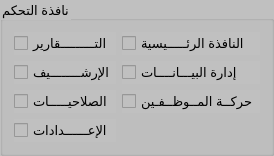
                       <widget class="QGroupBox" name="groupBox_18">
                        <property name="maximumSize">
                         <size>
                          <width>700</width>
                          <height>400</height>
                         </size>
                        </property>
                        <property name="font">
                         <font>
                          <pointsize>10</pointsize>
                         </font>
                        </property>
                        <property name="styleSheet">
                         <string notr="true">background-color: rgb(192, 192, 192);</string>
                        </property>
                        <property name="title">
                         <string>نافذة التحكم</string>
                        </property>
                        <layout class="QGridLayout" name="gridLayout_23">
                         <item row="0" column="0">
                          <widget class="QCheckBox" name="checkBox_432">
                           <property name="font">
                            <font>
                             <pointsize>10</pointsize>
                            </font>
                           </property>
                           <property name="text">
                            <string>التـــــــــقارير</string>
                           </property>
                          </widget>
                         </item>
                         <item row="0" column="1">
                          <widget class="QCheckBox" name="checkBox_435">
                           <property name="font">
                            <font>
                             <pointsize>10</pointsize>
                            </font>
                           </property>
                           <property name="text">
                            <string>النافذة الرئـــــيسية</string>
                           </property>
                          </widget>
                         </item>
                         <item row="1" column="0">
                          <widget class="QCheckBox" name="checkBox_433">
                           <property name="font">
                            <font>
                             <pointsize>10</pointsize>
                            </font>
                           </property>
                           <property name="text">
                            <string>الإرشــــــــيف</string>
                           </property>
                          </widget>
                         </item>
                         <item row="1" column="1">
                          <widget class="QCheckBox" name="checkBox_434">
                           <property name="font">
                            <font>
                             <pointsize>10</pointsize>
                            </font>
                           </property>
                           <property name="text">
                            <string>إدارة البيـــانــــات</string>
                           </property>
                          </widget>
                         </item>
                         <item row="2" column="0">
                          <widget class="QCheckBox" name="checkBox_437">
                           <property name="font">
                            <font>
                             <pointsize>10</pointsize>
                            </font>
                           </property>
                           <property name="text">
                            <string>الصلاحيـــــات</string>
                           </property>
                          </widget>
                         </item>
                         <item row="2" column="1">
                          <widget class="QCheckBox" name="checkBox_436">
                           <property name="font">
                            <font>
                             <pointsize>10</pointsize>
                            </font>
                           </property>
                           <property name="text">
                            <string>حركــة المــوظــفـين</string>
                           </property>
                          </widget>
                         </item>
                         <item row="3" column="0">
                          <widget class="QCheckBox" name="checkBox_431">
                           <property name="font">
                            <font>
                             <pointsize>10</pointsize>
                            </font>
                           </property>
                           <property name="text">
                            <string>الإعــــــدادات</string>
                           </property>
                          </widget>
                         </item>
                        </layout>
                       </widget>
